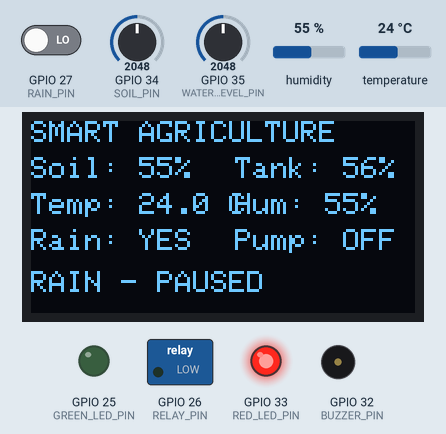
Bench run of a sketch on a simulated ESP32. On the bench: 128×64 one-colour display, switched loads named in the sketch (green lamp = pin HIGH), output pins drawn as LEDs (lit = HIGH), buzzer (waves = sounding, pin HIGH). The test bench sets the inputs (shaded band); at power-on: humidity 55 %, GPIO 35 (WATER_LEVEL_PIN) = 2048, GPIO 27 (RAIN_PIN) LOW, GPIO 34 (SOIL_PIN) = 2048, temperature 24 °C. What the sketch prints to the serial monitor is not drawn.

Above: at 2.8 s.
2.9 s: humidity set to 41 %
At 16.8 s:
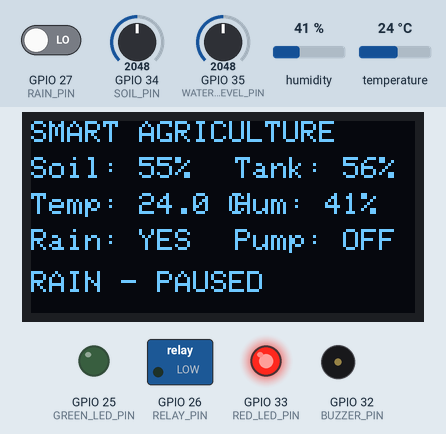
16.9 s: humidity set to 38 %
28.1 s: GPIO 35 (WATER_LEVEL_PIN) set to 913
At 32.8 s:
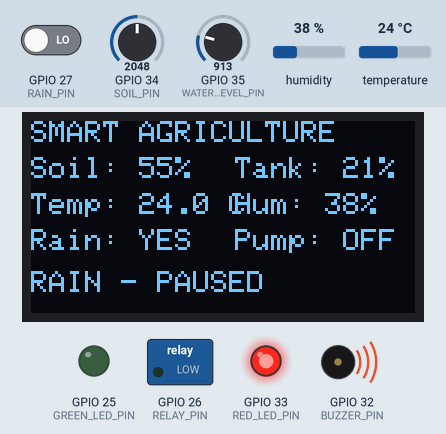
39.3 s: GPIO 35 (WATER_LEVEL_PIN) set to 804
At 47.8 s:
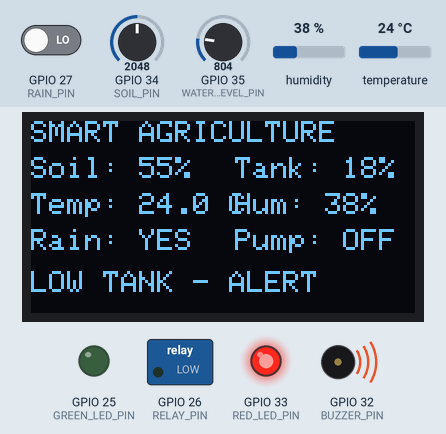
50.5 s: GPIO 27 (RAIN_PIN) driven HIGH
At 62.8 s:
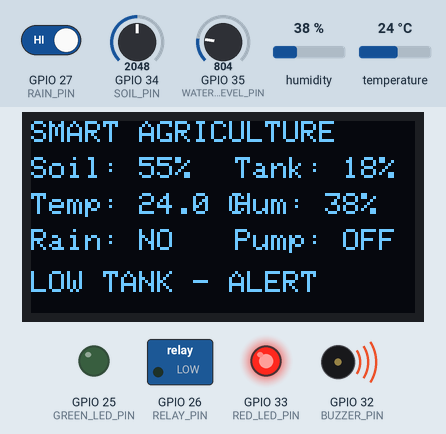
63.1 s: GPIO 35 (WATER_LEVEL_PIN) set to 1228
At 77.8 s:
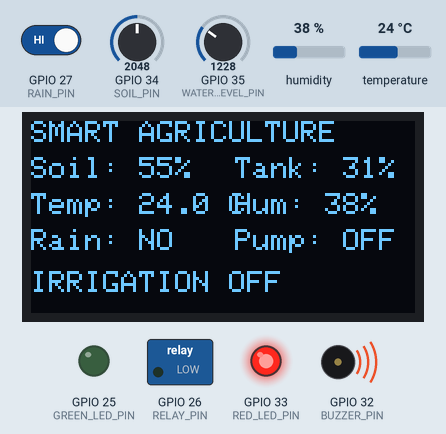
Timing chart, 0 to 78.1 s (numbered marks = the images above; inputs shaded):
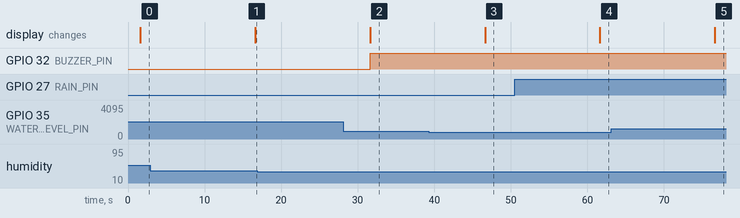

The sketch:

sketch.ino
```cpp
#include <Arduino.h>
#include <Wire.h>
#include <Adafruit_GFX.h>
#include <Adafruit_SSD1306.h>
#include <DHT.h>

// ============================================================
// Smart Agriculture for Hilly Regions - Wokwi Simulation
// Based on the project report:
// ESP32 + soil moisture + DHT22 + rain + water level
// + relay/pump + OLED + status LEDs/buzzer.
// ============================================================

// ---------- Pin assignments ----------
#define SOIL_PIN       34
#define RAIN_PIN       27
#define WATER_LEVEL_PIN 35
#define DHT_PIN        4
#define DHT_TYPE       DHT22

#define RELAY_PIN      26
#define GREEN_LED_PIN  25
#define RED_LED_PIN    33
#define BUZZER_PIN     32

#define OLED_SDA       21
#define OLED_SCL       22
#define OLED_ADDR      0x3C

DHT dht(DHT_PIN, DHT_TYPE);
Adafruit_SSD1306 display(128, 64, &Wire, -1);

// Report thresholds
const int SOIL_DRY_THRESHOLD = 40;       // below 40% -> irrigate
const int TANK_LOW_THRESHOLD = 20;       // below 20% -> stop + alert
const float TEMP_ALERT_THRESHOLD = 35.0;  // above 35 C -> heat alert
const float HUMIDITY_ALERT_THRESHOLD = 40.0;

bool pumpState = false;
bool rainState = false;
bool lowTank = false;

unsigned long lastRead = 0;
const unsigned long READ_INTERVAL = 15000; // report: 15 s cloud/data interval

// Convert raw soil ADC to relative moisture percentage.
// Calibrated using the report's approximate dry=3100 and wet=1200 values.
int soilMoisturePercent(int raw) {
  int pct = map(raw, 3100, 1200, 0, 100);
  return constrain(pct, 0, 100);
}

// Convert water-level ADC to approximate tank percentage.
// Report: empty ~200, full ~3500.
int waterLevelPercent(int raw) {
  int pct = map(raw, 200, 3500, 0, 100);
  return constrain(pct, 0, 100);
}

void setPump(bool on) {
  pumpState = on;
  digitalWrite(RELAY_PIN, on ? HIGH : LOW);
  digitalWrite(GREEN_LED_PIN, on ? HIGH : LOW);
  digitalWrite(RED_LED_PIN, on ? LOW : HIGH);
}

void showStatus(int soilPct, float temp, float hum, int tankPct, bool rain) {
  display.clearDisplay();
  display.setTextSize(1);
  display.setTextColor(SSD1306_WHITE);

  display.setCursor(0, 0);
  display.print("SMART AGRICULTURE");

  display.setCursor(0, 12);
  display.print("Soil: ");
  display.print(soilPct);
  display.print("%");

  display.setCursor(68, 12);
  display.print("Tank: ");
  display.print(tankPct);
  display.print("%");

  display.setCursor(0, 24);
  display.print("Temp: ");
  display.print(temp, 1);
  display.print(" C");

  display.setCursor(68, 24);
  display.print("Hum: ");
  display.print(hum, 0);
  display.print("%");

  display.setCursor(0, 36);
  display.print("Rain: ");
  display.print(rain ? "YES" : "NO");

  display.setCursor(68, 36);
  display.print("Pump: ");
  display.print(pumpState ? "ON" : "OFF");

  display.setCursor(0, 50);
  if (lowTank) {
    display.print("LOW TANK - ALERT");
  } else if (rain) {
    display.print("RAIN - PAUSED");
  } else if (pumpState) {
    display.print("IRRIGATION ACTIVE");
  } else {
    display.print("IRRIGATION OFF");
  }

  display.display();
}

void readAndControl() {
  int soilRaw = analogRead(SOIL_PIN);
  int tankRaw = analogRead(WATER_LEVEL_PIN);

  int soilPct = soilMoisturePercent(soilRaw);
  int tankPct = waterLevelPercent(tankRaw);

  // Typical rain module behavior in the report:
  // HIGH = no rain, LOW = rain.
  rainState = (digitalRead(RAIN_PIN) == LOW);

  float temp = dht.readTemperature();
  float hum = dht.readHumidity();

  // Avoid NaN in display/logic if DHT read fails.
  if (isnan(temp)) temp = 0.0;
  if (isnan(hum)) hum = 0.0;

  lowTank = (tankPct < TANK_LOW_THRESHOLD);

  // Decision priority follows the report flowchart:
  // Rain -> pump OFF
  // Low tank -> pump OFF
  // Dry soil and no rain + sufficient tank -> pump ON
  // Otherwise -> pump OFF
  if (rainState) {
    setPump(false);
  } else if (lowTank) {
    setPump(false);
  } else if (soilPct < SOIL_DRY_THRESHOLD) {
    setPump(true);
  } else {
    setPump(false);
  }

  // Heat / humidity alert indication.
  bool environmentalAlert =
      (temp > TEMP_ALERT_THRESHOLD) ||
      (hum > 0 && hum < HUMIDITY_ALERT_THRESHOLD);

  digitalWrite(BUZZER_PIN, (lowTank || environmentalAlert) ? HIGH : LOW);

  showStatus(soilPct, temp, hum, tankPct, rainState);

  // Serial output acts as the simulation's cloud/debug log.
  Serial.println("------------------------------------------------");
  Serial.print("Soil raw: "); Serial.print(soilRaw);
  Serial.print(" | Soil moisture: "); Serial.print(soilPct); Serial.println("%");

  Serial.print("Tank raw: "); Serial.print(tankRaw);
  Serial.print(" | Tank level: "); Serial.print(tankPct); Serial.println("%");

  Serial.print("Temperature: "); Serial.print(temp, 1);
  Serial.print(" C | Humidity: "); Serial.print(hum, 1); Serial.println("%");

  Serial.print("Rain: "); Serial.println(rainState ? "DETECTED" : "NO RAIN");
  Serial.print("Pump: "); Serial.println(pumpState ? "ON" : "OFF");

  if (lowTank) Serial.println("ALERT: LOW WATER LEVEL");
  if (temp > TEMP_ALERT_THRESHOLD) Serial.println("ALERT: HIGH TEMPERATURE");
  if (hum > 0 && hum < HUMIDITY_ALERT_THRESHOLD) Serial.println("ALERT: LOW HUMIDITY");

  Serial.println("Cloud simulation: sensor data updated.");
}

void setup() {
  Serial.begin(115200);

  pinMode(RAIN_PIN, INPUT);
  pinMode(RELAY_PIN, OUTPUT);
  pinMode(GREEN_LED_PIN, OUTPUT);
  pinMode(RED_LED_PIN, OUTPUT);
  pinMode(BUZZER_PIN, OUTPUT);

  setPump(false);
  digitalWrite(BUZZER_PIN, LOW);

  dht.begin();

  Wire.begin(OLED_SDA, OLED_SCL);

  if (!display.begin(SSD1306_SWITCHCAPVCC, OLED_ADDR)) {
    Serial.println("OLED initialization failed.");
  } else {
    display.clearDisplay();
    display.setTextSize(1);
    display.setTextColor(SSD1306_WHITE);
    display.setCursor(0, 10);
    display.println("SMART AGRICULTURE");
    display.setCursor(0, 25);
    display.println("ESP32 INITIALIZING");
    display.display();
  }

  delay(1500);
  readAndControl();
  lastRead = millis();
}

void loop() {
  if (millis() - lastRead >= READ_INTERVAL) {
    lastRead = millis();
    readAndControl();
  }
}
```

Measured:
- the behaviour switches between 860 and 859 on GPIO 35 (WATER_LEVEL_PIN) (found by bisection; images 2 and 3)
- after the input at 2.9 s, the display: changes after 13.7 s (image 1)
- after the input at 16.9 s, every drawn part: stays the same
- after the input at 28.1 s, the display: changes after 3.5 s (image 2)
- after the input at 39.3 s, the display: changes after 7.3 s (image 3)
- after the input at 50.5 s, the display: changes after 11.1 s (image 4)
- after the input at 63.1 s, the display: changes after 13.5 s (image 5)
